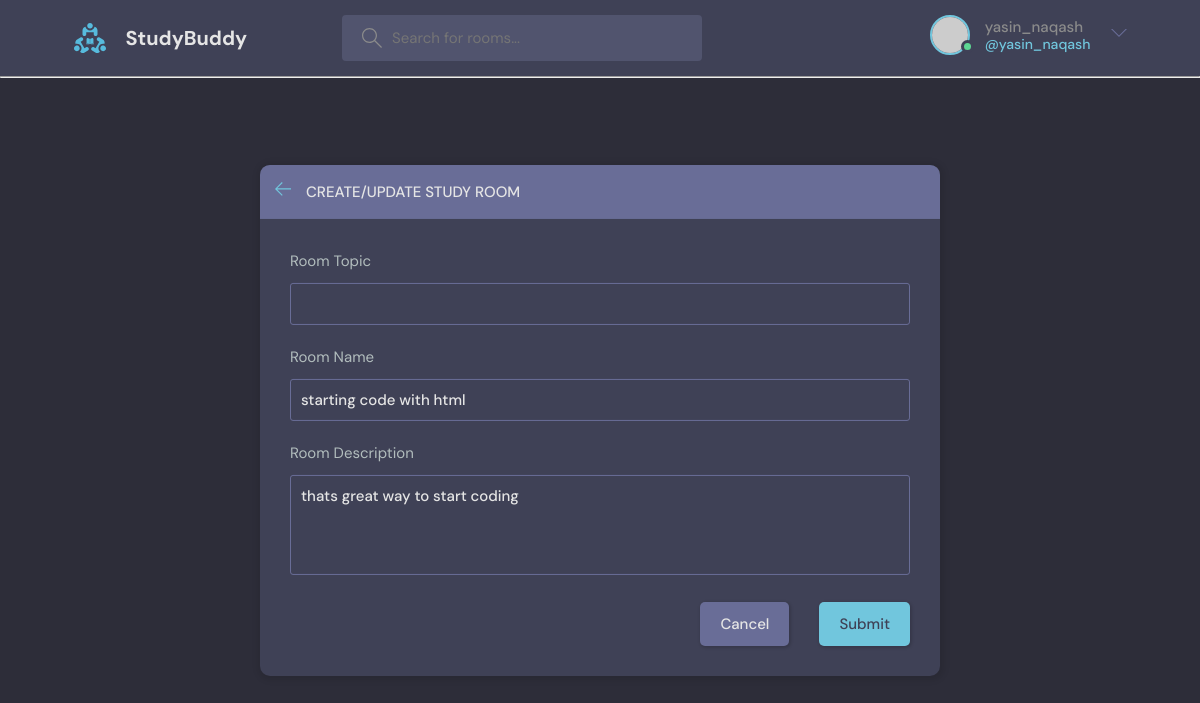
/room-update/14/ (signed in), run on the app's committed database.
### base/models.py (models this page shows, shortened)
class Room(models.Model):
    host = models.ForeignKey(User, on_delete=models.SET_NULL,null=True)
    topic = models.ForeignKey('Topic', on_delete=models.SET_NULL,null=True)
    name = models.CharField(max_length=200)
    description = models.TextField(null=True,blank=True)
    participants = models.ManyToManyField(User,related_name='participants',blank=True)
    updated = models.DateTimeField(auto_now=True)
    created = models.DateTimeField(auto_now_add=True)
    class Meta:
        ordering = ['-updated','-created']

### base/views.py (the view, shortened to what this page needs)
# urls.py: path('room-update/<str:pk>/',views.updateRoom,name='updateroomurl'),
@login_required(login_url='loginurl')
def updateRoom(request,pk):
    room = Room.objects.get(id=pk)
    topics = Topic.objects.all()
    form = RoomForm(instance=room)
    if request.user != room.host:
        return HttpResponse("you are not allowed here")
    context = {'form':form,'topics':topics}
    return render(request,'base/room_form.html',context)

### base/forms.py
class RoomForm(ModelForm):
    class Meta:
        model = Room
        fields= '__all__'
        exclude =['host','participants']

### base/templates/base/room_form.html (shortened to what this page needs)
{% extends 'main.html' %}
{% block content %}
<head>
  <link rel="stylesheet" href="style.css" />
</head>
<body>
  <main class="create-room layout">
    <div class="container">
      <div class="layout__box">
        <div class="layout__boxHeader">
          <div class="layout__boxTitle">
            <a href="{% url 'homeurl' %}">
              <svg version="1.1" xmlns="http://www.w3.org/2000/svg" width="32" height="32" viewBox="0 0 32 32">
                <title>arrow-left</title>
                <path
                  d="M13.723 2.286l-13.723 13.714 13.719 13.714 1.616-1.611-10.96-10.96h27.625v-2.286h-27.625l10.965-10.965-1.616-1.607z">
                </path>
              </svg>
            </a>
            <h3>Create/Update Study Room</h3>
          </div>
        </div>
        <div class="layout__body">
          <form class="form" method="POST" action="#" autocomplete="off">
            <div class="form__group">
              <label for="room_topic">Room Topic</label>
              <input required type="text" name="topic" list="topic-list" />
            </div>
            <div class="form__group">
              <label for="room_name">Room Name</label>
              {{form.name}}
            </div>
            <div class="form__group">
              <label for="room_description">Room Description</label>
              {{form.description}}
            </div>
            <div class="form__action">
              <a class="btn btn--dark" href="{% url 'homeurl' %}">Cancel</a>
              <button class="btn btn--main" type="submit">Submit</button>
            </div>
          </form>
        </div>
      </div>
    </div>
  </main>
</body>
{% endblock %}

### templates/navbar.html (shortened to what this page needs)
{% load static %}
<header class="header header--loggedIn">
    <div class="container">
      <a href="{% url 'homeurl' %}" class="header__logo">
        <img src="{% static 'images/logo.svg' %}" />
        <h1>StudyBuddy</h1>
      </a>
      <form class="header__search" method="GET" action="{% url 'homeurl' %}">
        <label>
          <input name="q" placeholder="Search for rooms..." />
        </label>
      </form>
      <nav class="header__menu">
        {% if request.user.is_authenticated %}
        <div class="header__user">
          <a href="{% url 'profileurl' request.user.id %}">
            <div class="avatar avatar--medium active">
              <img src="https://randomuser.me/api/portraits/men/37.jpg" />
            </div>
            <p>{{request.user}} <span>@{{request.user}}</span></p>
          </a>
          <button class="dropdown-button">
            <svg version="1.1" xmlns="http://www.w3.org/2000/svg" width="32" height="32" viewBox="0 0 32 32">
              <title>chevron-down</title>
              <path d="M16 21l-13-13h-3l16 16 16-16h-3l-13 13z"></path>
            </svg>
          </button>
        </div>
        {% else %}
        <a href="{% url 'loginurl' %}">
            <img src="{% static 'images/avatar.svg' %}" />
            <p>Login</p>
          </a>
        {% endif %}
      </nav>
    </div>
  </header>
<hr>

### data on the page
Room: name "starting code with html", description "thats great way to start coding"

### other printed values
{{ request.user }} "yasin_naqash"
